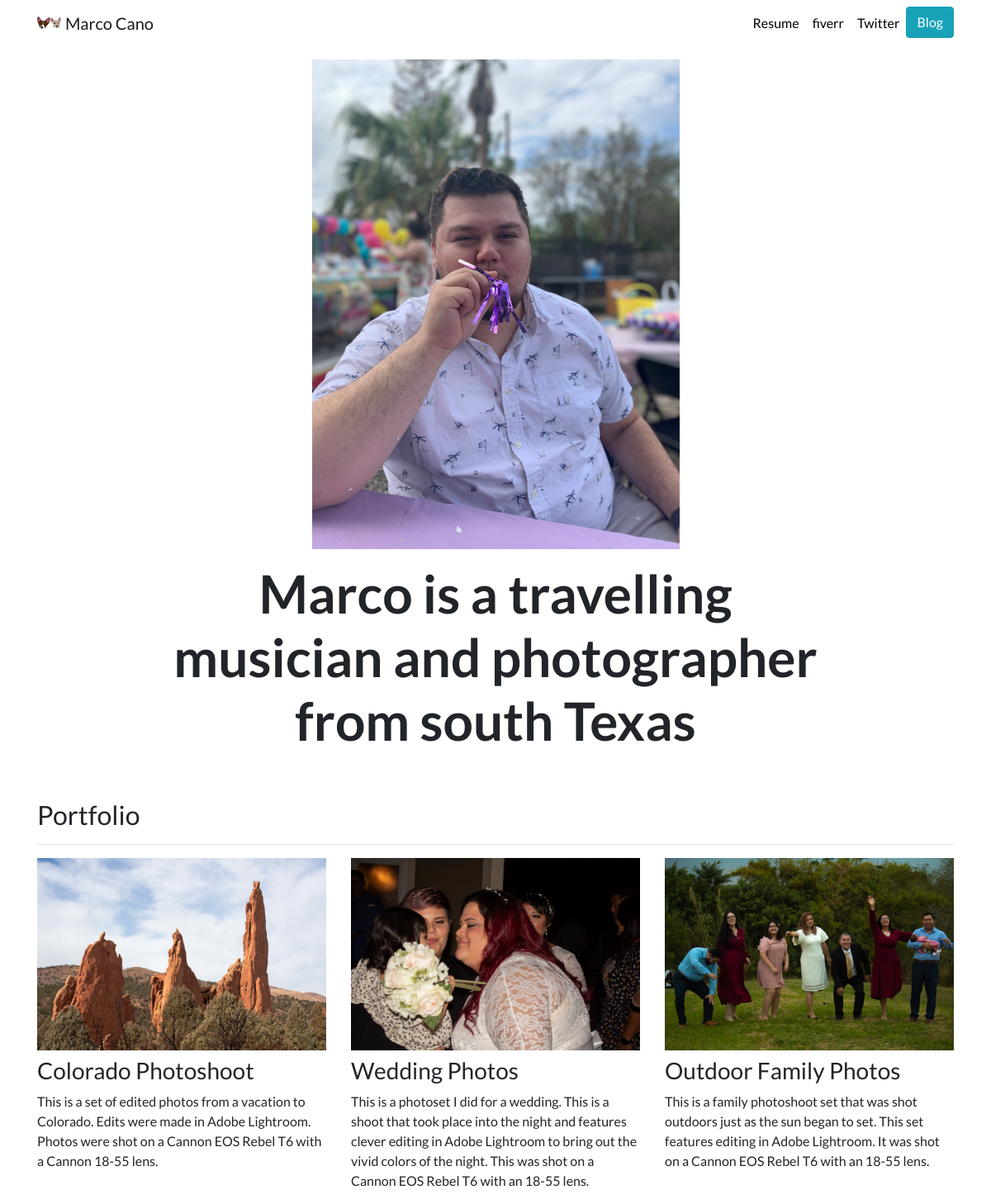
The page / on the database its author committed.
### portfolio/models.py (models this page shows, shortened)
class Project(models.Model):
    title = models.CharField(max_length=100)
    description = models.TextField(max_length=250)
    image = models.ImageField(upload_to='portfolio/images/')
    url = models.URLField(blank=True)

### portfolio/views.py (the view)
# urls.py: 2. Add a URL to urlpatterns:  path('', views.home, name='home')
def home(request):
    projects = Project.objects.all()
    return render(request, 'portfolio/home.html', {'projects':projects})

### portfolio/templates/portfolio/home.html
{% extends "portfolio/base.html" %}
{% load static %}
{% block content %}
<div class="row justify-content-center my-3">
  <div class="col-5">
    <img src="{% static 'portfolio/Party-Marco.jpeg' %}" class="img-fluid">
  </div>
</div>
<div class="row justify-content-center mb-3">
  <div class="col-md-9 text-center">
    <h1 id="hometext" class="font-weight-bold">Marco is a travelling musician and photographer from south Texas</h1>
  </div>
</div>
<h2 class="mt-5">Portfolio</h2>
<hr>
<div class="row">
  {% for project in projects %}
  <div class="col-lg-4 col-md-6">
    {% if project.url %}
    <a href="{{ project.url }}">
      <img src="{{ project.image.url }}" class="img-fluid mb-2">
    </a>
    {% else %}
    <img src="{{ project.image.url }}" class="img-fluid mb-2">
    {% endif %}
    <h3>{{ project.title }}</h3>
    <p>{{ project.description|striptags|truncatechars:250  }}</p>
  </div>
  {% endfor %}
</div>
{% endblock %}

### portfolio/templates/portfolio/base.html (shortened to what this page needs)
{% load static %}
<!doctype html>
<html lang="en">
<head>
  <link rel="stylesheet" href="https://stackpath.bootstrapcdn.com/bootstrap/4.4.1/css/bootstrap.min.css">
  <link rel="stylesheet" href="{% static "portfolio/custom.css" %}">
</head>
<body>
  <nav id="topNav" class="navbar navbar-expand-md navbar-light">
    <div class="container">
      <a class="navbar-brand" href="{% url 'home' %}">
        <img src="{% static "portfolio/Teddy_Moose_icon.png" %}" width="30" height="30" class="d-inline-block align-top" alt="TedMoose">
        <span>Marco Cano</span>
      </a>
      <div class="collapse navbar-collapse text-center" id="navbarNav">
        <ul class="navbar-nav ml-auto">
          <li class="nav-item">
            <a class="nav-link" href="{% static "portfolio/MarcoResumePDF.pdf" %}" target="_blank">Resume</a>
          </li>
          <li class="nav-item">
            <a class="nav-link" href="https://www.fiverr.com/share/QdW0V2" target="_blank">fiverr</a>
          </li>
          <li class="nav-item">
            <a class="nav-link" href="https://twitter.com/CheesyMarco" target="_blank">Twitter</a>
          </li>
          <li>
            <a role="button" href="{% url 'blog:all_blogs' %}" class="btn btn-info">Blog</a>
          </li>
        </ul>
      </div>
    </div>
  </nav>
  <div class="container">
    {% block content %}{% endblock %}
  </div>
</body>
</html>

### portfolio/static/portfolio/custom.css (style rules this page uses)
.navbar-nav .nav-link { color: rgba(0,0,0,1) !important; }
body { font-family: 'Lato', sans-serif; }
@media (min-width: 992px) { #hometext { font-size: 4rem; } }

### rows shown on the page
Project: image (picture), title "Colorado Photoshoot", description "This is a set of edited photos from a vacation to Colorado. Edits were made in Adobe Lightroom. Photos were shot on a Cannon EOS Rebel T6 with a Cannon 18-55 lens."
Project: image (picture), title "Wedding Photos", description "This is a photoset I did for a wedding. This is a shoot that took place into the night and features clever editing in Adobe Lightroom to bring out the vivid colors of the night. This was shot on a Cannon EOS Rebel T6 with an 18-55 lens."
Project: image (picture), title "Outdoor Family Photos", description "This is a family photoshoot set that was shot outdoors just as the sun began to set. This set features editing in Adobe Lightroom. It was shot on a Cannon EOS Rebel T6 with an 18-55 lens."
